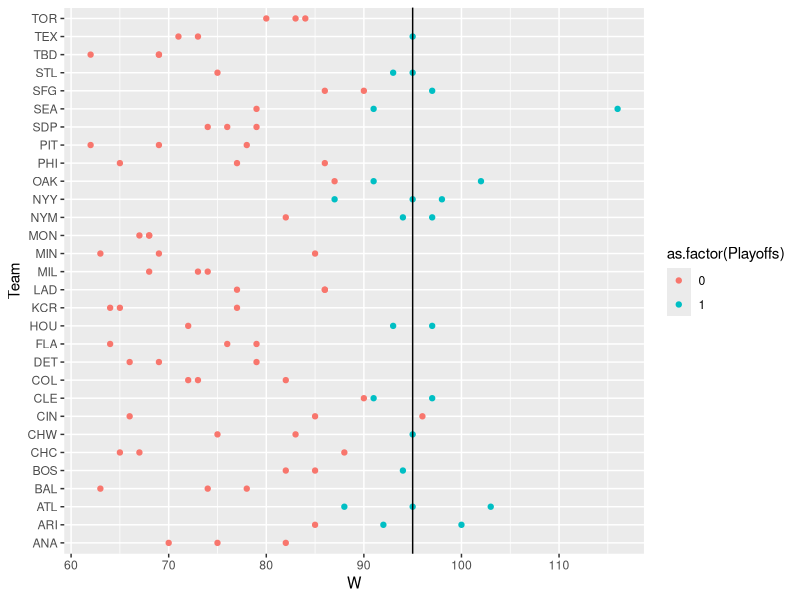
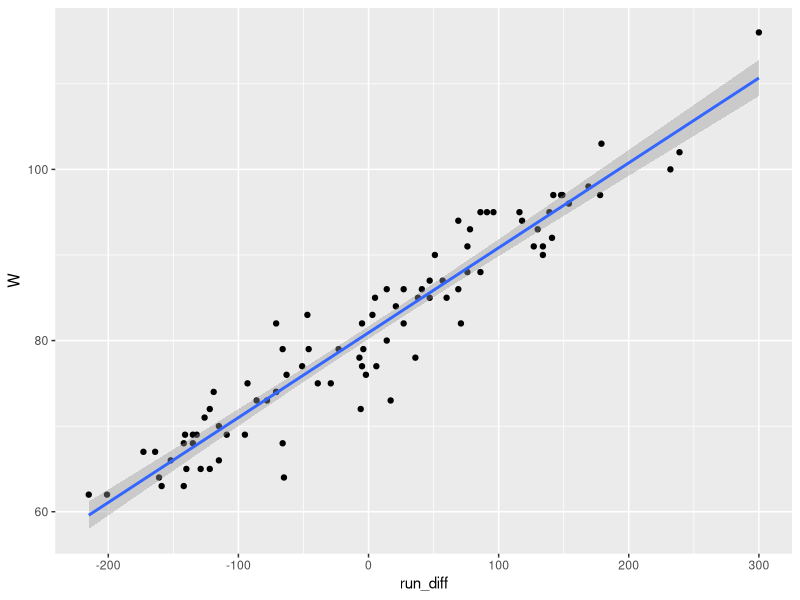

The R source for these figures, in order: (Note: this script raises an error after producing the figures.)
## ---- chunk 1
baseball <- read.csv("baseball.csv")
str(baseball)
summary(baseball)
## ---- chunk 2
# year < 2002 because we are predicting for the year 2002 based on values from before 2002
baseball2002 <- subset(baseball, Year < 2002)
str(baseball2002)
summary(baseball2002)

## ---- chunk 3
library(ggplot2)
# question to answer: how many games are needed to make it to the playoffs?
ggplot(data = baseball2002, aes(x = W, y = Team, color = as.factor(Playoffs))) + geom_point() + geom_vline(xintercept = 95)


## ---- chunk 4
baseball2002$run_diff <- baseball2002$RS - baseball2002$RA
linear_model <- lm(formula = W ~ run_diff, data = baseball2002)
summary(linear_model)

ggplot(data = baseball2002, aes(x = run_diff, y = W)) + geom_point() + geom_smooth(method = "lm")
## ---- chunk 5

## ---- chunk 6
summary(baseball$BA)
summary(baseball$OBP)
summary(baseball$SLG)
summary(baseball$OPS)

## ---- chunk 7
obp_model <- lm(formula = RS ~ OBP, data = baseball2002)
summary(obp_model)
## ---- chunk 8
slg_model <- lm(formula = RS ~ SLG, data = baseball2002)
summary(slg_model)
## ---- chunk 9
ba_model <- lm(formula = RS ~ BA, data = baseball2002)
summary(ba_model)
## ---- chunk 10
ops_model <- lm(formula = RS ~ OPS, data = baseball2002)
summary(ops_model)
## ---- chunk 11
obp_slg_model <- lm(formula = RS ~ OBP + SLG, data = baseball2002)
summary(obp_slg_model)
## ---- chunk 12
obp_slg_ba_model <- lm(formula = RS ~ OBP + SLG + BA, data = baseball2002)
summary(obp_slg_ba_model)
## ---- chunk 13

## ---- chunk 14

## ---- chunk 15

## ---- chunk 16
# RD_pred<- RS_pred-RA_pred
RD_pred = RS

## ---- chunk 17

## ---- chunk 18

